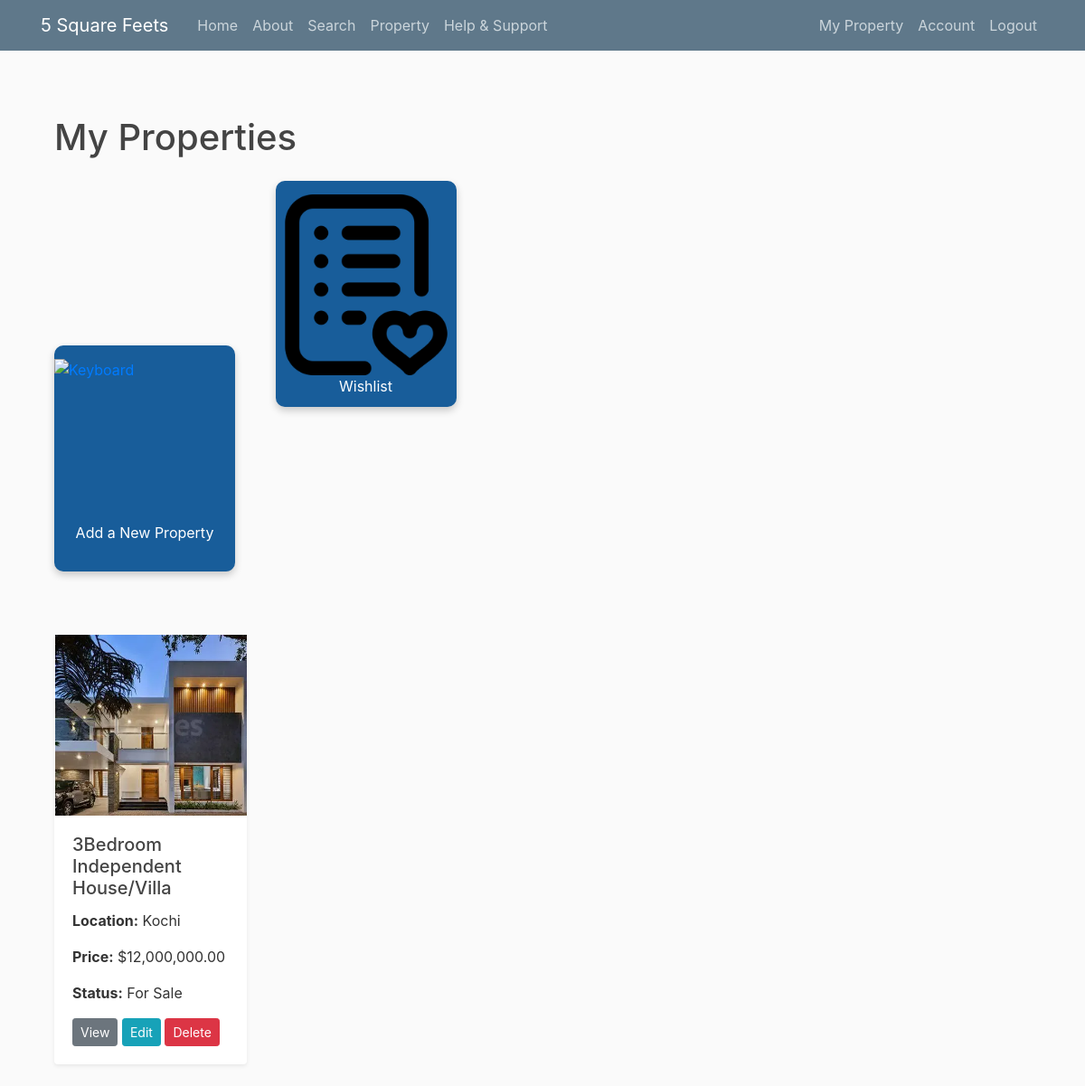
The page /myproperty (signed in) on the database its author committed.
### fivesquarefeets/models.py (models this page shows, shortened)
class Property(db.Model):
    property_id = db.Column(db.Integer, primary_key=True)
    property_title = db.Column(db.String(100), nullable=False)
    location = db.Column(db.String(100), nullable=False)
    address = db.Column(db.Text, nullable=False)
    property_type = db.Column(db.Enum('house', 'apartment', 'office', 'retail', 'land', name='property_type_enum'), nullable=False)
    status = db.Column(db.Enum('for_sale', 'for_rent', 'pending', 'sold', name='status_enum'), nullable=False)
    price = db.Column(db.Numeric(10, 2), nullable=False)
    description = db.Column(db.Text, nullable=False)
    images = db.Column(db.Text, nullable=True)  # Can store paths or URLs to images
    date_posted = db.Column(db.DateTime, nullable=False, default=datetime.now(timezone.utc))
    user_id = db.Column(db.Integer, db.ForeignKey('user.id'), nullable=False)
    bookings = db.relationship('Booking', backref='property', lazy=True)
    reviews = db.relationship('Review', backref='property', lazy=True)

### fivesquarefeets/routes.py (the view)
@bp.route("/myproperty", methods=['GET'])
@login_required
def myproperty():
    properties = Property.query.filter_by(user_id=current_user.id).all()
    return render_template('myproperty.html', title='My Property', properties=properties)

### fivesquarefeets/models.py (called while the page is built)
@login_manager.user_loader
def load_user(user_id):
    return db.session.get(User, int(user_id))

### fivesquarefeets/templates/myproperty.html
{% extends "layout.html" %}
{% block content %}
<div class="container mt-5">
    <h1 class="mb-4">My Properties</h1>
    <a href="{{ url_for('main.add_property') }}">
    <div class="button-container">
        <div class="offer-button">
            <img src="/static/new.png" alt="Keyboard" class="offer-image">
            <p class="offer-title">Add a New Property</p>
        </div>
    </div>
    </a>
     <a href="{{ url_for('main.wishlist') }}">
        <div class="button-container">
            <div class="offer-button">
                <img src="/static/wishlist.png" alt="Keyboard" class="offer-image">
                <p class="offer-title">Wishlist</p>
            </div>
        </div>
    </a>
    <div class="row">
        {% if properties %}
            {% for property in properties %}
                <div class="col-md-4 mb-4">
                    <div class="card shadow-sm border-0 rounded">
                        {% if property.images %}
                            <img class="card-image-size" src="{{ url_for('static', filename='property_pics/' + property.images.split(',')[0].strip()) }}" class="card-img-top" alt="{{ property.property_title }}">
                        {% else %}
                            <img class="card-image-size" src="{{ url_for('static', filename='images/default_property.png') }}" class="card-img-top" alt="No Image Available">
                        {% endif %}
                        <div class="card-body">
                            <h5 class="card-title">{{ property.property_title }}</h5>
                            <p class="card-text"><strong>Location:</strong> {{ property.location }}</p>
                            <p class="card-text"><strong>Price:</strong> ${{ "{:,.2f}".format(property.price) }}</p>
                            <p class="card-text"><strong>Status:</strong> {{ property.status.replace('_', ' ').title() }}</p>
                            <a href="{{ url_for('main.view_property', property_id=property.property_id) }}" class="btn btn-secondary btn-sm">View</a>
                            <a href="{{ url_for('main.edit_property', property_id=property.property_id) }}" class="btn btn-info btn-sm">Edit</a>
                            <form action="{{ url_for('main.delete_property', property_id=property.property_id) }}" method="POST" style="display:inline;">
                                <button type="submit" class="btn btn-danger btn-sm" onclick="return confirm('Are you sure you want to delete this property?');">Delete</button>
                            </form>
                        </div>
                    </div>
                </div>
            {% endfor %}
        {% else %}
            <div class="col-12">
                <p class="text-muted">No properties added yet. Click "New Property" to add your first property.</p>
            </div>
        {% endif %}
    </div>
</div>
{% endblock content %}

### fivesquarefeets/static/main.css (style rules this page uses)
body { background: #fafafa; color: #333333; margin-top: 5rem; }
h1, h2, h3, h4, h5, h6 { color: #444444; }

### fivesquarefeets/static/button.css (style rules this page uses)
.button-container { display: inline-block; justify-content: center; align-items: center; height: 40vh; width: 30vh; }
.offer-button { width: 200px; height: 250px; background-color: #185d9a; border-radius: 10px; box-shadow: 0 4px 8px rgba(0, 0, 0, 0.2); display: flex; flex-direction: column; justify-content: space-between; align-items: center; padding: 15px; transition: transform 0.3s ease; cursor: pointer; }
.offer-image { width: 200px; height: 200px; object-fit: contain; }
.offer-title { color: #fff; font-size: 16px; text-align: center; }
.card-image-size { width: 212px; height: 200px; object-fit: cover; display: block; margin: 0 auto; }

### rows shown on the page
Property: images (picture), property_title "3Bedroom Independent House/Villa", location "Kochi", price "12,000,000.00", status.replace "For Sale"
